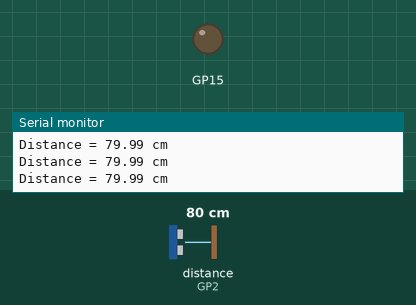
Simulated run of this sketch. Board: Raspberry Pi Pico. On the bench: output pins drawn as LEDs (lit = HIGH), the last lines printed to the serial monitor. Wiring (inferred from the names in the program): ultrasonic range finder: trigger GP3; echo GP2. The test bench sets the inputs (shaded band); at power-on: distance to the obstacle (sensor on GP2) 80 cm. The echo pulse lasts 58.3 µs per cm; pins used as bus, display or sensor lines are not drawn.

Above: at 1.3 s.
1.4 s: distance to the obstacle (sensor on GP2) set to 7 cm
2.9 s: distance to the obstacle (sensor on GP2) set to 4 cm
At 3.4 s:
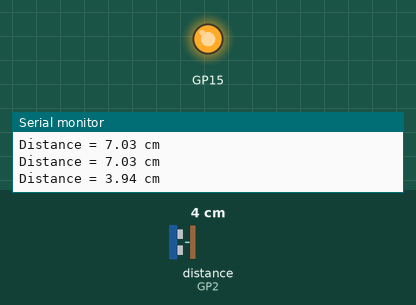
4.5 s: distance to the obstacle (sensor on GP2) set to 9 cm
At 5.7 s:
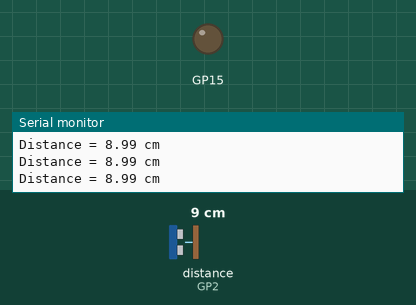
6.0 s: distance to the obstacle (sensor on GP2) set to 2 cm
At 7.1 s:
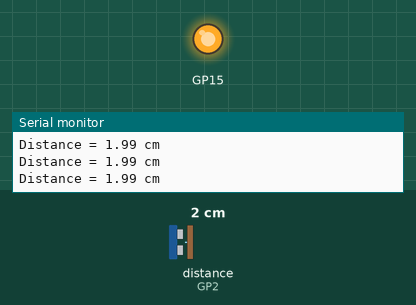
Timing chart, 0 to 8.5 s (numbered marks = the images above; inputs shaded):
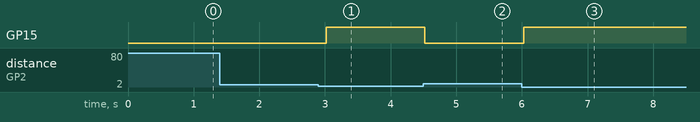

Measured:
- the behaviour switches between 6 and 5 cm on distance to the obstacle (sensor on GP2) (found by bisection; images 0 and 1)
- after the input at 2.9 s, GP15: LOW → HIGH after 0.12 s
- after the input at 4.5 s, GP15: HIGH → LOW at once
- after the input at 6.0 s, GP15: LOW → HIGH at once

The sketch:

WATER-LEVEL-INDICATOR.C.ino
```cpp
#include <stdio.h>
#include "pico/stdlib.h"

#define TRIG 3
#define ECHO 2
#define BUZZER 15

float get_distance()
{
    gpio_put(TRIG, 0);
    sleep_us(2);

    gpio_put(TRIG, 1);
    sleep_us(10);
    gpio_put(TRIG, 0);

    while (!gpio_get(ECHO));

    absolute_time_t start = get_absolute_time();

    while (gpio_get(ECHO));

    absolute_time_t end = get_absolute_time();

    int64_t duration =
        absolute_time_diff_us(start, end);

    float distance =
        duration * 0.0343 / 2.0;

    return distance;
}

int main()
{
    stdio_init_all();

    gpio_init(TRIG);
    gpio_set_dir(TRIG, GPIO_OUT);

    gpio_init(ECHO);
    gpio_set_dir(ECHO, GPIO_IN);

    gpio_init(BUZZER);
    gpio_set_dir(BUZZER, GPIO_OUT);

    while (true)
    {
        float distance = get_distance();

        printf("Distance = %.2f cm\n",
               distance);

        if(distance <= 5.0)
        {
            gpio_put(BUZZER, 1);
        }
        else
        {
            gpio_put(BUZZER, 0);
        }

        sleep_ms(500);
    }
}
```
